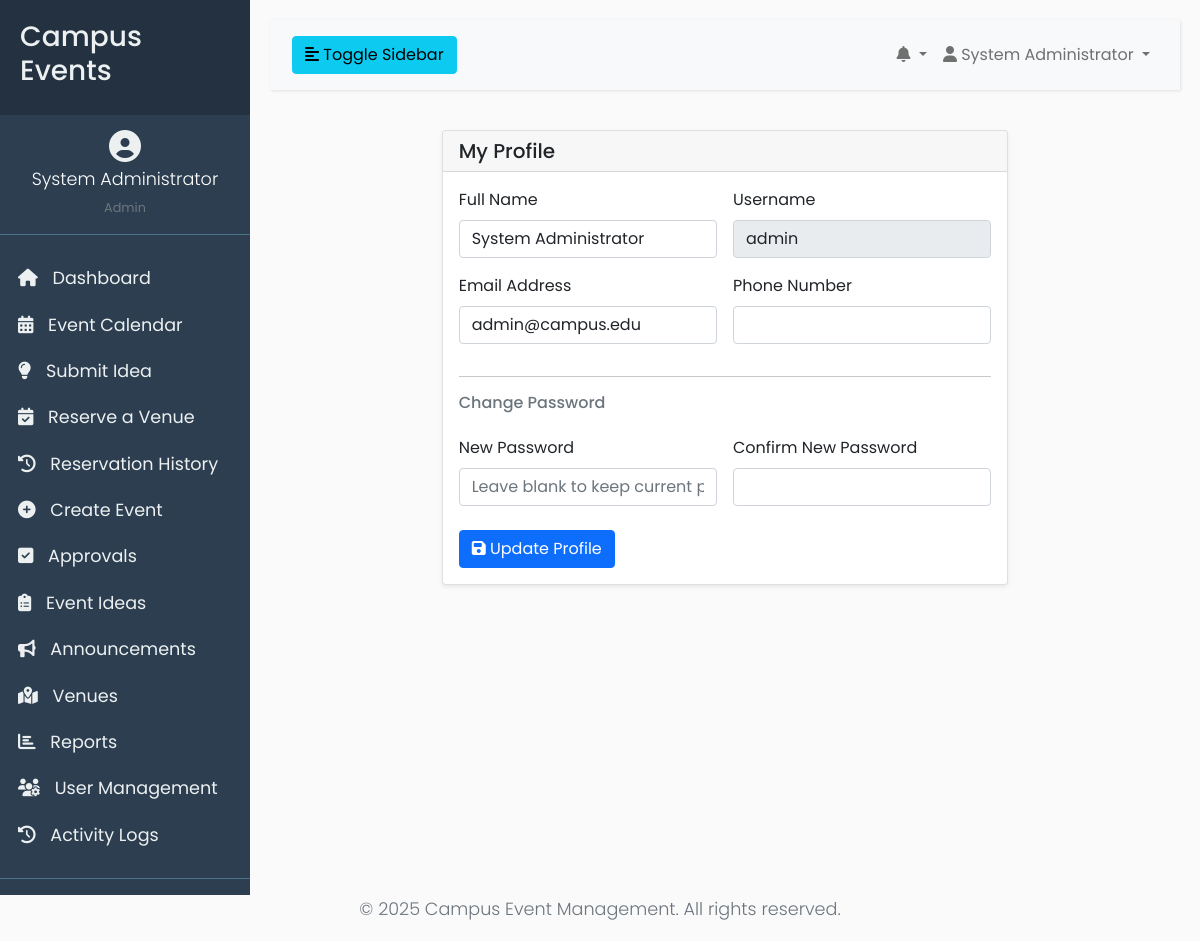
The app's page /views/profile/index.php (signed in) with its own data.
### tables this page shows
CREATE TABLE IF NOT EXISTS `users` (
    `id` INT PRIMARY KEY AUTO_INCREMENT,
    `username` VARCHAR(50) NOT NULL UNIQUE,
    `password` VARCHAR(255) NOT NULL,
    `full_name` VARCHAR(100) NOT NULL,
    `email` VARCHAR(100) NOT NULL UNIQUE,
    `department` VARCHAR(100) NULL,
    `position` VARCHAR(100) NULL,
    `student_number` VARCHAR(20) NULL,
    `phone` VARCHAR(20) NULL,
    `status` ENUM('active', 'inactive') DEFAULT 'active',
    `created_at` TIMESTAMP DEFAULT CURRENT_TIMESTAMP,
    `updated_at` TIMESTAMP DEFAULT CURRENT_TIMESTAMP ON UPDATE CURRENT_TIMESTAMP,
    INDEX `idx_username` (`username`),
    INDEX `idx_email` (`email`),
    INDEX `idx_department` (`department`),
    INDEX `idx_status` (`status`)
);

### config/helpers.php (called while the page is built, shortened)
<?php
if (!function_exists('base_url')) {
    function base_url($path = '') {
        return BASE_URL . ltrim($path, '/');
    }
}

### views/profile/index.php (the view, shortened to what this page needs)
<?php
require_once __DIR__ . '/../../config/helpers.php';
$user_id = get_current_user_id();
require_once __DIR__ . '/../includes/header.php';
try {
    $stmt = $conn->prepare("SELECT * FROM users WHERE id = ?");
    $stmt->execute([$user_id]);
    $user = $stmt->fetch(PDO::FETCH_ASSOC);
} catch (PDOException $e) {
    $_SESSION['error'] = 'Failed to fetch user data.';
    $user = [];
}
?>
<div class="container-fluid">
    <div class="row justify-content-center">
        <div class="col-lg-8">
            <div class="card shadow-sm">
                <div class="card-header">
                    <h5 class="card-title mb-0">My Profile</h5>
                </div>
                <div class="card-body">
                    <form action="<?php echo base_url('views/profile/index.php'); ?>" method="POST">
                        <div class="row g-3">
                            <div class="col-md-6">
                                <label for="full_name" class="form-label">Full Name</label>
                                <input type="text" id="full_name" name="full_name" class="form-control" value="<?php echo htmlspecialchars($user['full_name'] ?? ''); ?>" required>
                            </div>
                            <div class="col-md-6">
                                <label for="username" class="form-label">Username</label>
                                <input type="text" id="username" name="username" class="form-control" value="<?php echo htmlspecialchars($user['username'] ?? ''); ?>" readonly>
                            </div>
                            <div class="col-md-6">
                                <label for="email" class="form-label">Email Address</label>
                                <input type="email" id="email" name="email" class="form-control" value="<?php echo htmlspecialchars($user['email'] ?? ''); ?>" required>
                            </div>
                            <div class="col-md-6">
                                <label for="phone" class="form-label">Phone Number</label>
                                <input type="tel" id="phone" name="phone" class="form-control" value="<?php echo htmlspecialchars($user['phone'] ?? ''); ?>">
                            </div>
                            <div class="col-12">
                                <hr>
                                <h6 class="text-muted">Change Password</h6>
                            </div>
                            <div class="col-md-6">
                                <label for="password" class="form-label">New Password</label>
                                <input type="password" id="password" name="password" class="form-control" placeholder="Leave blank to keep current password">
                            </div>
                            <div class="col-md-6">
                                <label for="confirm_password" class="form-label">Confirm New Password</label>
                                <input type="password" id="confirm_password" name="confirm_password" class="form-control">
                            </div>
                        </div>
                        <div class="mt-4">
                            <button type="submit" class="btn btn-primary">
                                <i class="fas fa-save"></i> Update Profile
                            </button>
                        </div>
                    </form>
                </div>
            </div>
        </div>
    </div>
</div>
<?php include __DIR__ . '/../includes/footer.php'; ?>

### assets/css/style.css (style rules this page uses)
body { font-family: 'Poppins', sans-serif; background: #fafafa; }

### records on screen
users: full_name "System Administrator", username "admin", email "admin@campus.edu"

### other values on screen
$userFullName "System Administrator"
$userRoleDisplay "Admin"
$item['label'] "Dashboard"
$item['label'] "Event Calendar"
$item['label'] "Submit Idea"
$item['label'] "Reserve a Venue"
$item['label'] "Reservation History"
$item['label'] "Create Event"
$item['label'] "Approvals"
$item['label'] "Event Ideas"
$item['label'] "Announcements"
$item['label'] "Venues"
$item['label'] "Reports"
$item['label'] "User Management"
$item['label'] "Activity Logs"
